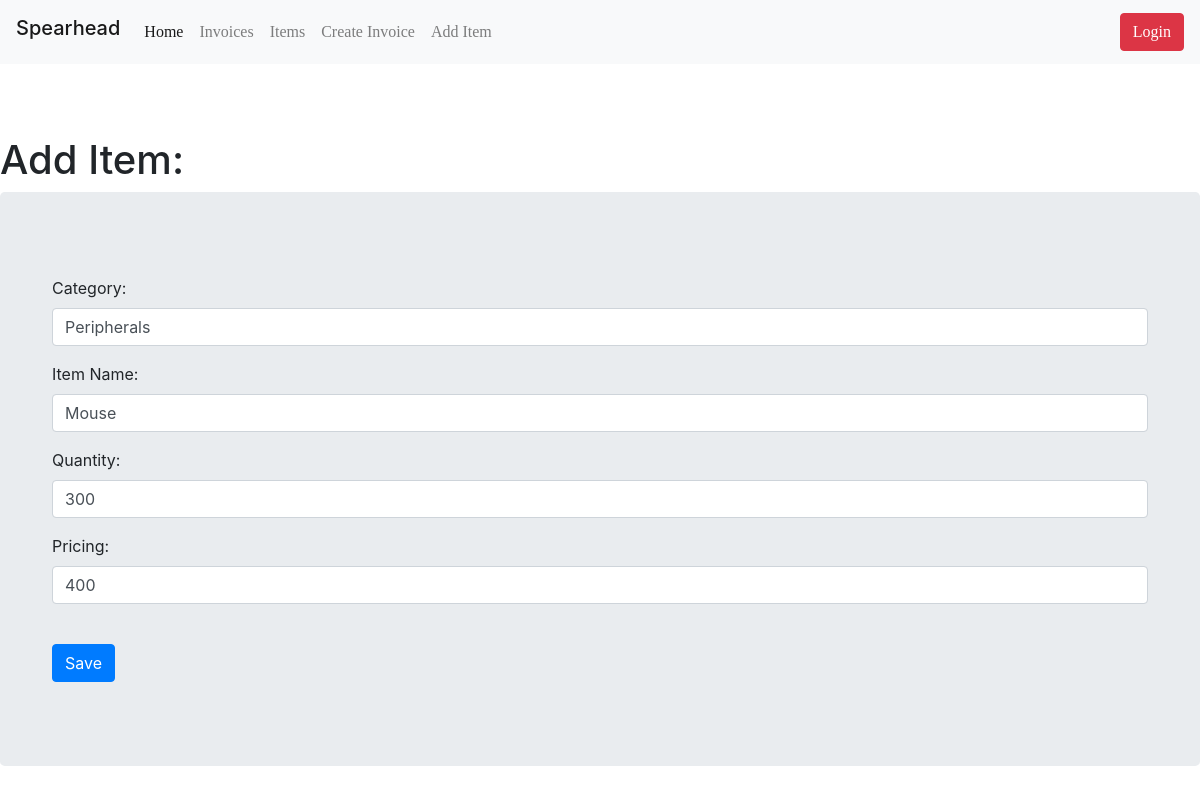
Page /update_items/40/ on the committed database.
### invmgmt/models.py (models this page shows, shortened)
class Stock(models.Model):
	category = models.CharField("Category:", max_length=50, default='', blank=True, null=True)
	item_name = models.CharField("Item Name:", max_length=50, blank=True, null=True)
	quantity = models.IntegerField("Quantity:", default='0', blank=True, null=True)
	set_price = models.CharField ("Pricing:", max_length=50, default='', blank=True, null=True)
	receive_quantity = models.IntegerField(default='0', blank=True, null=True)
	receive_by = models.CharField(max_length=50, blank=True, null=True)
	issue_quantity = models.IntegerField(default='0', blank=True, null=True)
	issue_by = models.CharField(max_length=50, blank=True, null=True)
	issue_to = models.CharField(max_length=50, blank=True, null=True)
	phone_number = models.CharField(max_length=50, blank=True, null=True)
	created_by = models.CharField(max_length=50, blank=True, null=True)

### invmgmt/views.py (the view)
# urls.py: path('update_items/<str:pk>/', update_items, name="update_items"),
def update_items(request, pk):
	title = 'Update'
	queryset = Stock.objects.get(id=pk)
	form = StockUpdateForm(instance=queryset)
	if request.method == 'POST':
		form = StockUpdateForm(request.POST, instance=queryset)
		if form.is_valid():
			form.save()
			return redirect('/list_stock')
	context = {
		'title': title,
		'form':form,
	}
	return render(request, 'add_item.html', context)

### invmgmt/forms.py (shortened to what this page needs)
class StockUpdateForm(forms.ModelForm):
    class Meta:
        model = Stock
        fields = ['category', 'item_name', 'quantity', 'set_price']

### templates/add_item.html (shortened to what this page needs)
{% load static %}
{% load crispy_forms_tags %}
<!DOCTYPE html>
<html>
<head>
    <link rel="stylesheet" type="text/css" href="https://stackpath.bootstrapcdn.com/bootstrap/4.5.2/css/bootstrap.min.css">
    <link href="{% static 'css/stylesheet.css' %}" rel="stylesheet">
</head>
{% include 'navbar.html' %}
<br><br><br>
<body>
<h1>Add Item:</h1>
<div class="myForm">
    <div class="jumbotron">
	<form method='POST' action='' autocomplete="off">
        <div>
		    {{form.category|as_crispy_field}}
            {{form.item_name|as_crispy_field}}
            {{form.quantity|as_crispy_field}}
            {{form.set_price|as_crispy_field }}
        </div>
        <br>
        <button type="submit" class="btn btn-primary">Save</button>
    </form>
        </div>
</div>
</body>
</html>

### invoicemgmt/static/css/stylesheet.css (style rules this page uses)
form { margin: 20px; }

### rows in the picture
Stock: category "Peripherals", item_name "Mouse", quantity "300", set_price "400"
